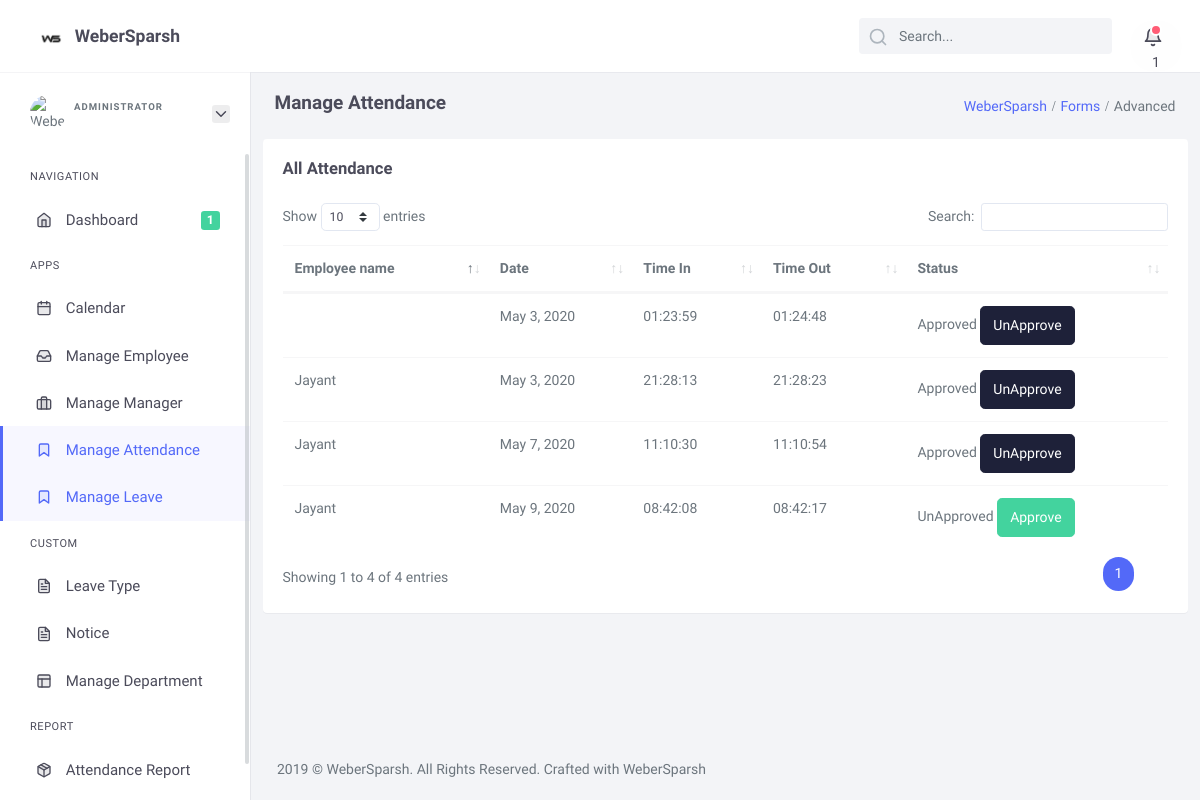
The app's page /adminpanel/attendances (signed in) with its own data.
### adminpanel/models.py (models this page shows)
class Attendance(models.Model):
    reference =  models.ForeignKey(User, on_delete=models.CASCADE)
    timein = models.CharField(max_length=255)
    timeout = models.CharField(max_length=255)
    totalhour = models.CharField(max_length=255)
    statustimein = models.IntegerField(default=0)
    statustimeout = models.IntegerField(default=0)
    attendancedate = models.DateField(auto_now= False)
    reason = models.TextField()
    comment = models.TextField()
    status = models.IntegerField(choices=STATUS, default=0)
    updated_on = models.DateTimeField(auto_now= True)
    created_on = models.DateTimeField(auto_now_add=True)

class User(AbstractUser):
    roles = models.ForeignKey(Role,on_delete=models.CASCADE,null=True)
    email = models.EmailField(max_length=254)
    department = models.ForeignKey(Department, on_delete=models.CASCADE,null=True)
    manager = models.ForeignKey('self', on_delete=models.CASCADE,null=True)
    idno = models.CharField(max_length=11)
    name = models.CharField(max_length=255)
    status = models.IntegerField(choices=STATUS, default=1)
    passwordbkp = models.CharField(max_length=255)
    avatar = models.ImageField(upload_to = "media/")
    phone = models.CharField(max_length=255)
    birthday = models.CharField(max_length=255)
    updated_on = models.DateTimeField(auto_now= True)
    created_on = models.DateTimeField(auto_now_add=True)

### adminpanel/views.py (the view)
# urls.py: path('attendances',views.manageAttendance,name = 'attendances'),
@admin_required
def manageAttendance(request):
    manageattendances = Attendance.objects.all()
    return render(request, 'adminpanel/attendances.html', {'manageattendances':manageattendances})

### adminpanel/views.py (called while the page is built)
def notification_context(request):
    notifications = EmployeeNotice.objects.filter(status= 1)
    return { 'notifications': {
                    'object_list': notifications,
                    'count': notifications.count(),
                }
            }

### template/adminpanel/attendances.html (shortened to what this page needs)
{% extends 'adminpanel/layout.html' %}
{% block content %}
            <div class="content-page">
                <div class="content">
                    <div class="container-fluid">
                        <div class="row page-title">
                            <div class="col-md-12">
                                <nav aria-label="breadcrumb" class="float-right mt-1">
                                    <ol class="breadcrumb">
                                        <li class="breadcrumb-item"><a href="#">WeberSparsh</a></li>
                                        <li class="breadcrumb-item"><a href="#">Forms</a></li>
                                        <li class="breadcrumb-item active" aria-current="page">Advanced</li>
                                    </ol>
                                </nav>
                                <h4 class="mb-1 mt-0">Manage Attendance</h4>
                            </div>
                        </div>
                    </div>
                    <div class="row">
                        <div class="col-12">
                            <div class="card">
                                <div class="card-body">
                                    <h4 class="header-title mt-0 mb-1">All Attendance</h4>
                                    <table id="selection-datatable" class="table dt-responsive " width='100%'>
                                        <thead>
                                            <tr>
                                                <th>Employee name</th>
                                                <th>Date</th>
                                                <th>Time In</th>
                                                <th>Time Out</th>
                                                <th>Status</th>
                                            </tr>
                                        </thead>
                                        <tbody>
                                            {% for manageattendance in manageattendances %}
                                                <tr>
                                                    <td>{{manageattendance.reference.first_name}}</td>
                                                    <td>{{manageattendance.attendancedate}}</td>
                                                    <td>{{manageattendance.timein}}</td>
                                                    <td>{{manageattendance.timeout}}</td>
                                                    <td>
                                                        {% if manageattendance.status == 0 %}
                                                            <span>UnApproved</span>
                                                            <button type="button" value="1" data-url="{% url 'approvedattendance' manageattendance.id %}" id="approved_button" class="btn btn-success">Approve</button>
                                                        {% endif %}
                                                        {% if manageattendance.status == 1 %}
                                                            <span>Approved</span>
                                                            <button type="button" value="0" id="approved_button" data-url="{% url 'approvedattendance' manageattendance.id %}"  class="btn btn-secondary">UnApprove</button>
                                                        {% endif %}
                                                    </td>
                                                </tr>
                                            {% endfor %}
                                        </tbody>
                                    </table>
                                </div>
                            </div>
                        </div>
                    </div>
                </div>
{% endblock  %}

### records on screen
Attendance: attendancedate "May 3, 2020", timein "01:23:59", timeout "01:24:48", status "Approved"
Attendance: reference.first_name "Jayant", attendancedate "May 3, 2020", timein "21:28:13", timeout "21:28:23", status "Approved"
Attendance: reference.first_name "Jayant", attendancedate "May 7, 2020", timein "11:10:30", timeout "11:10:54", status "Approved"
Attendance: reference.first_name "Jayant", attendancedate "May 9, 2020", timein "08:42:08", timeout "08:42:17", status "UnApproved"

### other values on screen
{{ notifications.count }} "1"
